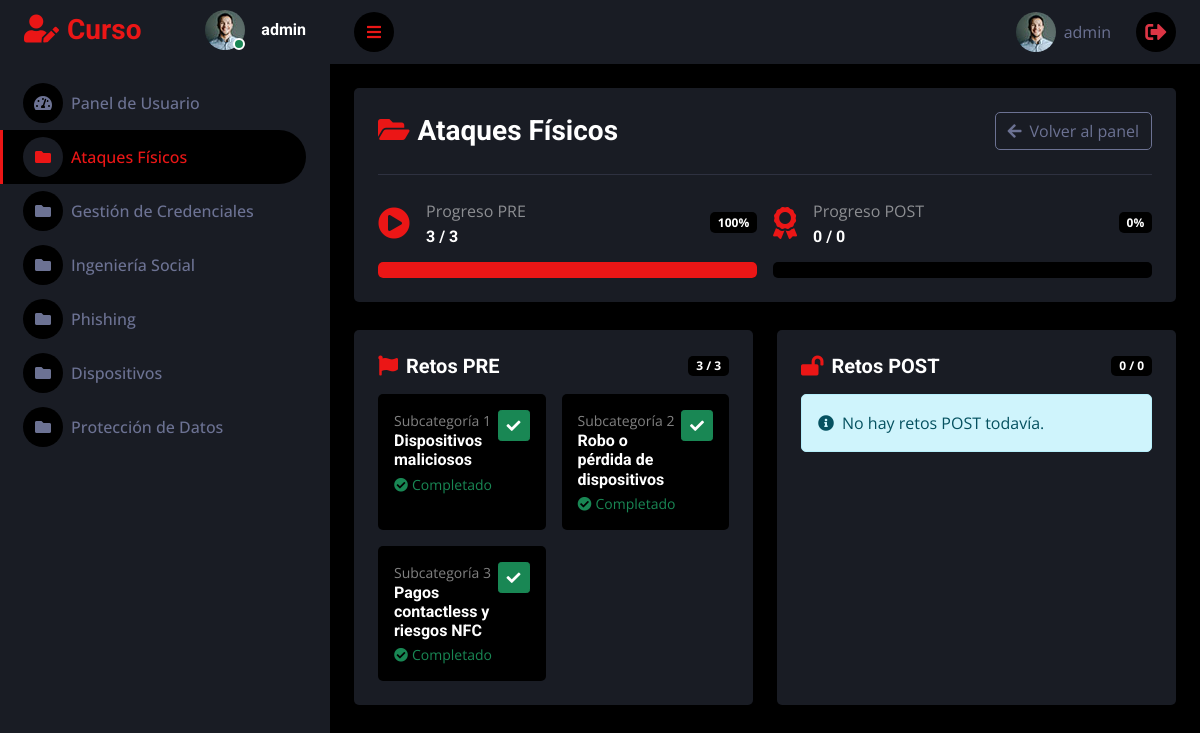
Page /category/physical_attacks (signed in) on the committed database.
### tables this page shows
CREATE TABLE users (
            id TEXT PRIMARY KEY,
            name TEXT NOT NULL,
            email TEXT NOT NULL UNIQUE,
            password TEXT NOT NULL,
            age INTEGER NOT NULL,
            gender TEXT NOT NULL,
            studies TEXT NOT NULL
        );

CREATE TABLE categories (
            id INTEGER PRIMARY KEY AUTOINCREMENT,
            category_code TEXT NOT NULL UNIQUE,
            title TEXT NOT NULL
        );

CREATE TABLE category_challenges (
            category_code TEXT NOT NULL,
            challenge_id INTEGER NOT NULL,
            phase TEXT NOT NULL CHECK(phase IN ('pre','post')),
            order_index INTEGER NOT NULL DEFAULT 0,
            PRIMARY KEY (category_code, challenge_id),
            FOREIGN KEY (category_code) REFERENCES categories(category_code),
            FOREIGN KEY (challenge_id) REFERENCES challenges(id)
        );

CREATE TABLE challenges (
            id INTEGER PRIMARY KEY AUTOINCREMENT,
            title TEXT NOT NULL UNIQUE,
            is_training INTEGER NOT NULL DEFAULT 1,
            points INTEGER NOT NULL DEFAULT 0,
            question TEXT,
            correct_answer TEXT,
            option1 TEXT,
            option2 TEXT,
            option3 TEXT,
            option4 TEXT,
            is_practical INTEGER NOT NULL DEFAULT 0,
            content TEXT
        );

### app.py (the view)
@app.route("/category/<category_code>")
@login_required
def category_page(category_code):
    category = get_category_by_code(category_code)
    if not category:
        abort(404)
    pre_challenges = get_category_challenges(category_code, "pre")
    post_challenges = get_category_challenges(category_code, "post")
    completed_map = {}
    for ch in pre_challenges + post_challenges:
        completed_map[ch["id"]] = is_challenge_completed(current_user.id, ch["id"])
    pre_total = len(pre_challenges)
    post_total = len(post_challenges)
    pre_done = sum(1 for ch in pre_challenges if completed_map.get(ch["id"]))
    post_done = sum(1 for ch in post_challenges if completed_map.get(ch["id"]))
    pre_pct = round((pre_done / pre_total) * 100) if pre_total else 0
    post_pct = round((post_done / post_total) * 100) if post_total else 0
    all_pre_done = True
    if pre_challenges:
        all_pre_done = all(completed_map.get(ch["id"], False) for ch in pre_challenges)
    return render_template(
        "category.html",
        category=category,
        pre_challenges=pre_challenges,
        post_challenges=post_challenges,
        completed_map=completed_map,
        all_pre_done=all_pre_done,
        pre_total=pre_total,
        post_total=post_total,
        pre_done=pre_done,
        post_done=post_done,
        pre_pct=pre_pct,
        post_pct=post_pct
    )

### templates/category.html (shortened to what this page needs)
<!DOCTYPE html>
<html lang="en">
<head>
    <link href="https://cdnjs.cloudflare.com/ajax/libs/font-awesome/5.10.0/css/all.min.css" rel="stylesheet">
    <link href="https://cdn.jsdelivr.net/npm/bootstrap-icons@1.4.1/font/bootstrap-icons.css" rel="stylesheet">
    <link href="{{ url_for('static', filename='lib/owlcarousel/assets/owl.carousel.min.css') }}" rel="stylesheet">
    <link href="{{ url_for('static', filename='lib/tempusdominus/css/tempusdominus-bootstrap-4.min.css') }}" rel="stylesheet">
    <link href="{{ url_for('static', filename='css/bootstrap.min.css') }}" rel="stylesheet">
    <link href="{{ url_for('static', filename='css/style.css') }}" rel="stylesheet">
</head>
<body>
<div class="container-fluid position-relative d-flex p-0">
    <div class="sidebar pe-4 pb-3">
        <nav class="navbar bg-secondary navbar-dark">
            <a href="{{ url_for('panel') }}" class="navbar-brand mx-4 mb-3">
                <h3 class="text-primary"><i class="fa fa-user-edit me-2"></i>Curso</h3>
            </a>
            <div class="d-flex align-items-center ms-4 mb-4">
                <div class="position-relative">
                    <img class="rounded-circle"
                         src="{{ url_for('static', filename='img/user.jpg') }}"
                         alt=""
                         style="width: 40px; height: 40px;">
                    <div class="bg-success rounded-circle border border-2 border-white position-absolute end-0 bottom-0 p-1"></div>
                </div>
                <div class="ms-3">
                    <h6 class="mb-0">{{ user.id }}</h6>
                </div>
            </div>
            <div class="navbar-nav w-100">
                <a href="{{ url_for('panel') }}" class="nav-item nav-link">
                    <i class="fa fa-tachometer-alt me-2"></i>Panel de Usuario
                </a>
                {% for c in categories %}
                <a href="{{ url_for('category_page', category_code=c.category_code) }}"
                   class="nav-item nav-link {% if c.category_code == category.category_code %}active{% endif %}">
                    <i class="fa fa-folder me-2"></i>{{ c.title }}
                </a>
                {% endfor %}
            </div>
        </nav>
    </div>
    <div class="content">
        <nav class="navbar navbar-expand bg-secondary navbar-dark sticky-top px-4 py-0">
            <a href="#" class="sidebar-toggler flex-shrink-0">
                <i class="fa fa-bars"></i>
            </a>
            <div class="navbar-nav align-items-center ms-auto">
                <span class="nav-link d-flex align-items-center">
                    <img class="rounded-circle me-lg-2"
                         src="{{ url_for('static', filename='img/user.jpg') }}"
                         alt=""
                         style="width: 40px; height: 40px;">
                    <span class="d-none d-lg-inline-flex">{{ user.name }}</span>
                </span>
                <a href="{{ url_for('logout') }}" class="nav-link text-danger">
                    <i class="fa fa-sign-out-alt fa-lg"></i>
                </a>
            </div>
        </nav>
        <div class="container-fluid pt-4 px-4">
            <div class="row g-4">
                <div class="col-12">
                    <div class="bg-secondary rounded p-4">
                        <div class="d-flex flex-column flex-md-row justify-content-between align-items-md-center">
                            <h3 class="mb-0">
                                <i class="fa fa-folder-open text-primary me-2"></i>{{ category.title }}
                            </h3>
                            <a href="{{ url_for('panel') }}" class="btn btn-outline-light mt-3 mt-md-0">
                                <i class="fa fa-arrow-left me-2"></i>Volver al panel
                            </a>
                        </div>
                        <hr class="my-4">
                        <div class="row g-3">
                            <div class="col-md-6">
                                <div class="d-flex align-items-center justify-content-between">
                                    <div class="d-flex align-items-center">
                                        <i class="fa fa-play-circle fa-2x text-primary me-3"></i>
                                        <div>
                                            <p class="mb-1 text-white-50">Progreso PRE</p>
                                            <h6 class="mb-0">{{ pre_done }} / {{ pre_total }}</h6>
                                        </div>
                                    </div>
                                    <span class="badge bg-dark">{{ pre_pct }}%</span>
                                </div>
                                <div class="progress bg-dark mt-3">
                                    <div class="progress-bar" role="progressbar"
                                         style="width: {{ pre_pct }}%;"
                                         aria-valuenow="{{ pre_pct }}" aria-valuemin="0" aria-valuemax="100"></div>
                                </div>
                            </div>
                            <div class="col-md-6">
                                <div class="d-flex align-items-center justify-content-between">
                                    <div class="d-flex align-items-center">
                                        <i class="fa fa-award fa-2x text-primary me-3"></i>
                                        <div>
                                            <p class="mb-1 text-white-50">Progreso POST</p>
                                            <h6 class="mb-0">{{ post_done }} / {{ post_total }}</h6>
                                        </div>
                                    </div>
                                    <span class="badge bg-dark">{{ post_pct }}%</span>
                                </div>
                                <div class="progress bg-dark mt-3">
                                </div>
                            </div>
                        </div>
                    </div>
                </div>
            </div>
            {% macro challenge_card(ch, idx, locked=False) %}
                {% set done = completed_map.get(ch.id) %}
                {% if locked %}
                    <div class="bg-dark rounded p-3 h-100">
                        <div class="text-white-50 small">Subcategoría {{ idx }}</div>
                        <h6 class="mb-1 text-white">{{ ch.title }}</h6>
                        <div class="small text-warning"><i class="fa fa-lock me-1"></i>Bloqueado</div>
                    </div>
                {% else %}
                    {% if ch.is_practical %}
                        {% set target = url_for('challenge_page', challenge_id=ch.id) %}
                    {% else %}
                        {% set target = url_for('quiz_page', challenge_id=ch.id, category_code=category.category_code) %}
                    {% endif %}
                    <a href="{{ target }}"
                    class="bg-dark rounded p-3 d-block h-100 text-decoration-none">
                        <div class="d-flex justify-content-between align-items-start">
                            <div>
                                <div class="text-white-50 small">Subcategoría {{ idx }}</div>
                                <h6 class="mb-1 text-white">{{ ch.title }}</h6>
                                <div class="small {% if done %}text-success{% else %}text-white-50{% endif %}">
                                    {% if done %}
                                        <i class="fa fa-check-circle me-1"></i>Completado
                                    {% else %}
                                        <i class="fa fa-hourglass-half me-1"></i>Pendiente
                                    {% endif %}
                                </div>
                            </div>
                            <span class="btn btn-sm {% if done %}btn-success{% else %}btn-outline-light{% endif %}">
                                <i class="fa {% if done %}fa-check{% else %}fa-chevron-right{% endif %}"></i>
                            </span>
                        </div>
                    </a>
                {% endif %}
            {% endmacro %}
            <div class="row g-4 mt-1">
                <div class="col-12 col-xl-6">
                    <div class="bg-secondary rounded h-100 p-4">
                        <div class="d-flex align-items-center justify-content-between mb-3">
                            <h5 class="mb-0"><i class="fa fa-flag text-primary me-2"></i>Retos PRE</h5>
                            <span class="badge bg-dark">{{ pre_done }} / {{ pre_total }}</span>
                        </div>
                        {% if pre_total == 0 %}
                            <div class="alert alert-info mb-0">
                                <i class="fa fa-info-circle me-2"></i>No hay retos PRE todavía.
                            </div>
                        {% else %}
                            <div class="row g-3">
                                {% for ch in pre_challenges %}
                                    <div class="col-12 col-md-6">
                                        {{ challenge_card(ch, loop.index) }}
                                    </div>
                                {% endfor %}
                            </div>
                        {% endif %}
                    </div>
                </div>
                <div class="col-12 col-xl-6">
                    <div class="bg-secondary rounded h-100 p-4">
                        <div class="d-flex align-items-center justify-content-between mb-3">
                            <h5 class="mb-0"><i class="fa fa-lock-open text-primary me-2"></i>Retos POST</h5>
                            <span class="badge bg-dark">{{ post_done }} / {{ post_total }}</span>
                        </div>
                        {% if post_total == 0 %}
                            <div class="alert alert-info mb-0">
                                <i class="fa fa-info-circle me-2"></i>No hay retos POST todavía.
                            </div>
                        {% endif %}
                    </div>
                </div>
            </div>
        </div>
    </div>
</div>
</body>
</html>

### rows in the picture
users: id "admin", name "admin"
categories: title "Ataques Físicos"
categories: title "Gestión de Credenciales"
categories: title "Ingeniería Social"
categories: title "Phishing"
categories: title "Dispositivos"
categories: title "Protección de Datos"
category_challenges: idx "1", title "Dispositivos maliciosos"
category_challenges: idx "2", title "Robo o pérdida de dispositivos"
category_challenges: idx "3", title "Pagos contactless y riesgos NFC"

### other values in the picture
{{ pre_done }} "3"
{{ pre_total }} "3"
{{ pre_pct }} "100"
{{ post_done }} "0"
{{ post_total }} "0"
{{ post_pct }} "0"
